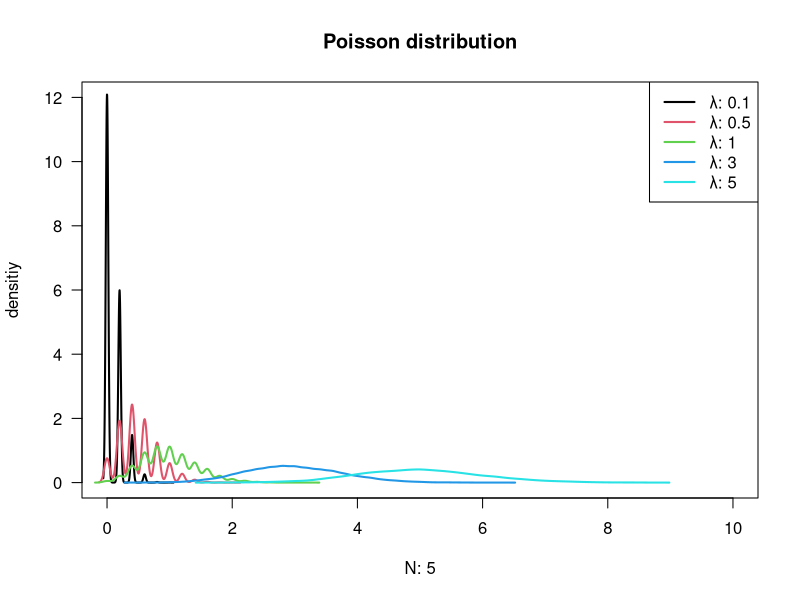
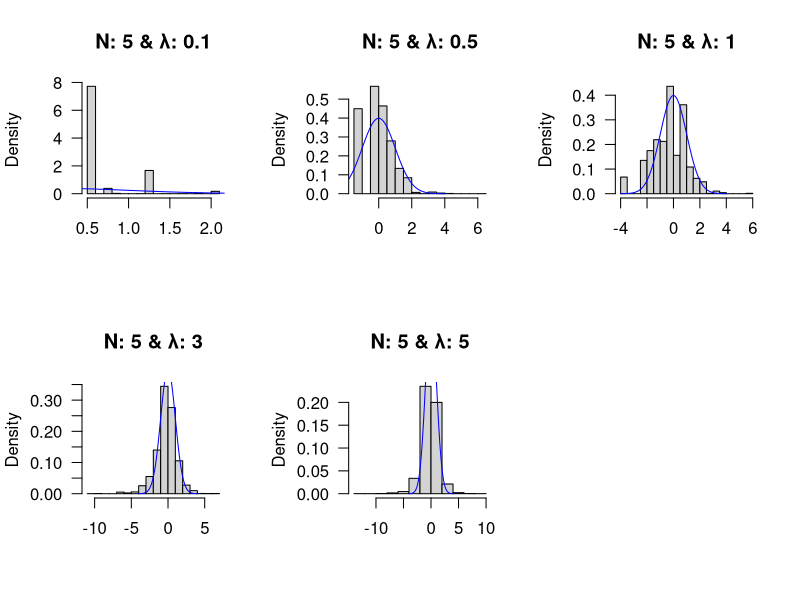
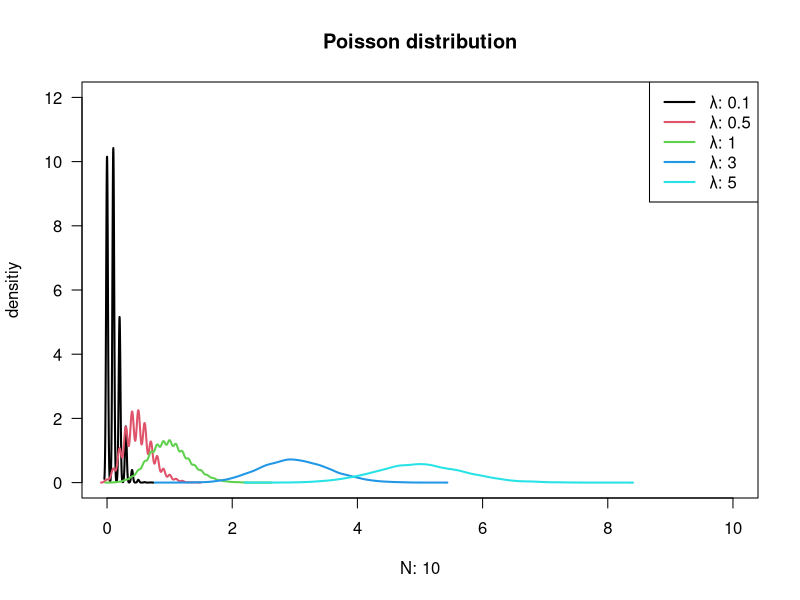
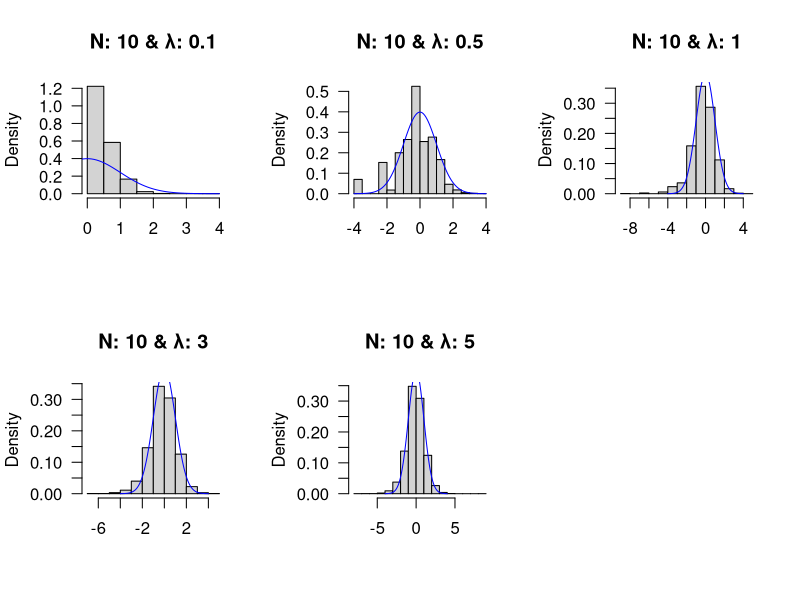
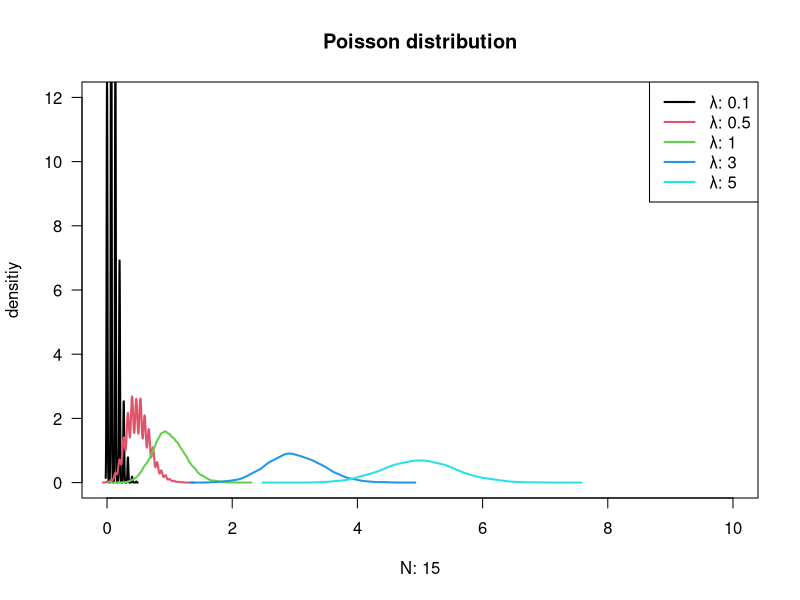
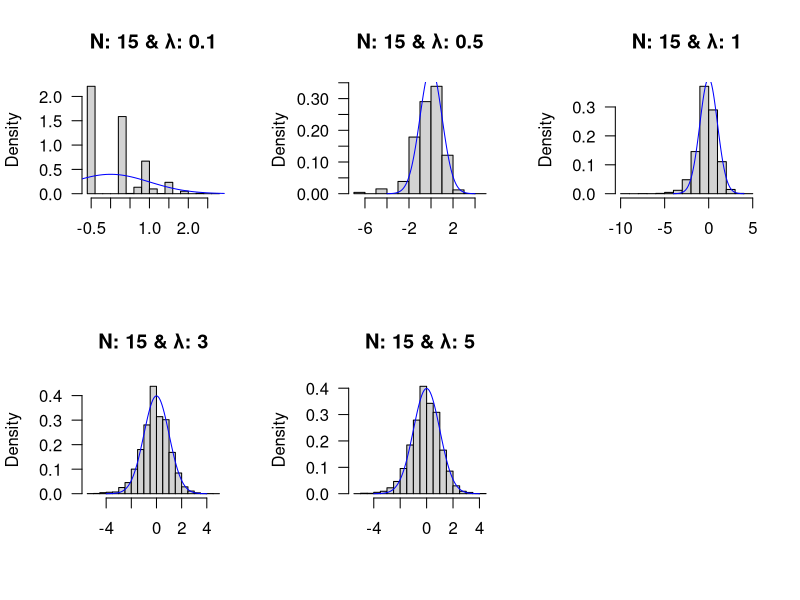
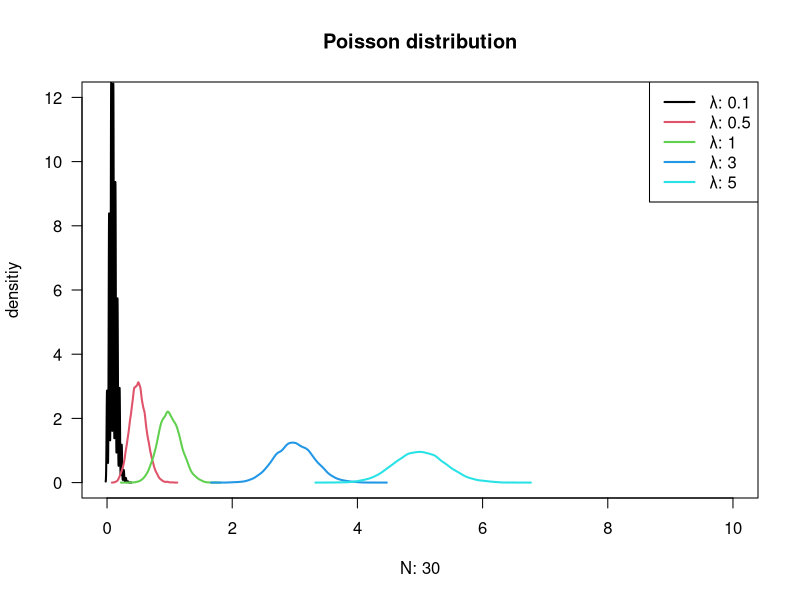
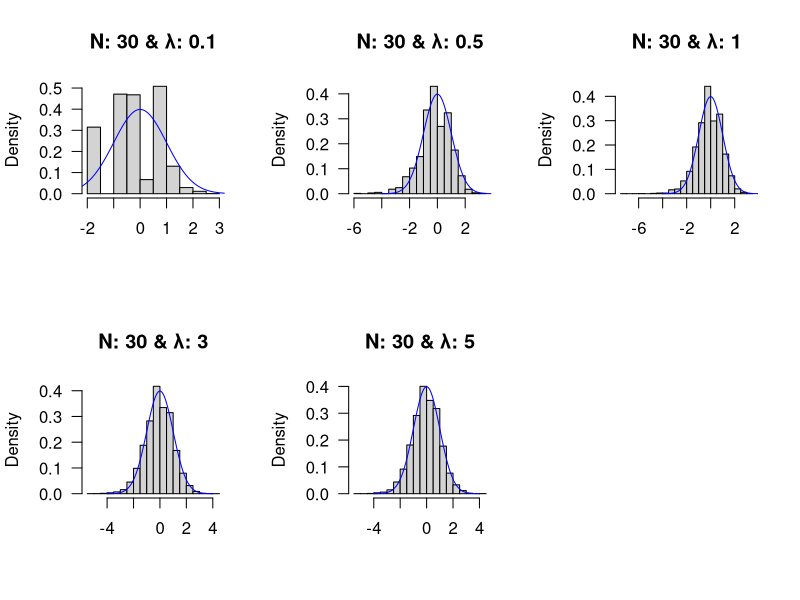

R code for these plots, in order:
compare_pois <- function(n, lam) {
  plot(0, 0, las = 1, type = "n", xlim = c(0, 10), ylim = c(0, 12), 
       ylab = "densitiy", xlab = paste0("N: ", n), main = "Poisson distribution")
  
  m <- 10000
  xbars = hats = zs = matrix(NA, nrow = length(lam), ncol = m)
  
  for (i in 1:length(lam)) {
    for (k in 1:m) {
      x <- rpois(n, lam[i])                                           # poisson n samples distribution
      xbars[i, k] <- mean(x)                                          # sample mean
      hats[i, k] <- sd(x)                                             # sample standard deviation
      zs[i, k] <- (xbars[i, k]-lam[i]) / (hats[i, k]/sqrt(n))         # standard normalization
    }
    
    #print(xbars)                                                     # 10000 sample mean distribution
    #hist(xbars, freq = FALSE, xlab = paste0("λ: ", lam[i]), main = "Poisson distribution", las = 1) 
    
    lines(density(xbars[i, ]), lty = 1, col = i, lwd = 2)
  }
  legend("topright", legend = c("λ: 0.1", "λ: 0.5", "λ: 1", "λ: 3", "λ: 5"), 
         col = c(1, 2, 3, 4, 5), lty = 1, lwd = 2)
  return(zs)
}

pois_SND <- function(n, zs) {
  split.screen(c(2, 3))                                     
  for (i in seq(5)) {
    screen(i)
    hist(zs[i, ], probability = TRUE, las = 1, xlab = " ", main = paste0("N: ", n, " & ","λ: ", lambda1[i]))
    lines(seq(-4, 4, length = 100), dnorm(seq(-4, 4, length = 100)), type = "l", col = "blue")
  }
  close.screen(all.screens = TRUE)
}

sample1 <- c(5, 10, 15, 30, 40, 50, 100)
lambda1 <- c(0.1, 0.5, 1, 3, 5)

for (n in sample1) {
  zs <- compare_pois(n, lambda1)
  pois_SND(n, zs)
}